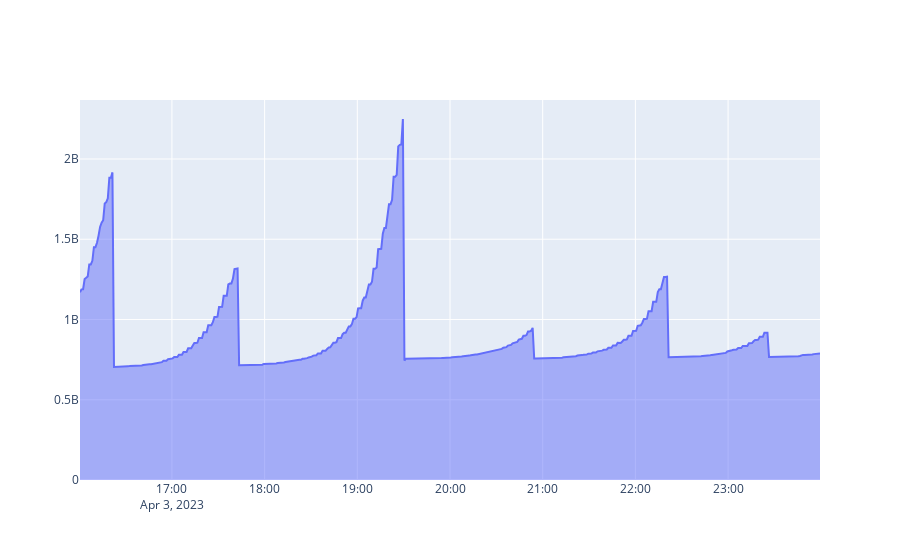

The cell this chart's notebook holds for it:
### Code cell
m = (
    scan_chronicle_metrics("./data", "2023/04/03")
    .metrics.plot("rsconnect_system_memory_used", service = "connect-metrics", alias = "memory")
)
assert type(m) == go.Figure
m

### Figure 1 — Plotly figure (JSON) as saved in the notebook; plotly's stock layout.template omitted (floating-point values rounded to 4 significant figures; data arrays with more than 128 entries replaced by an {"elided": "..."} marker saying what was removed)
{"data": [{"fill": "tozeroy", "name": "memory", "type": "scatter", "x": {"elided": "480 str values"}, "y": {"elided": "480 int values"}}], "layout": {}}
